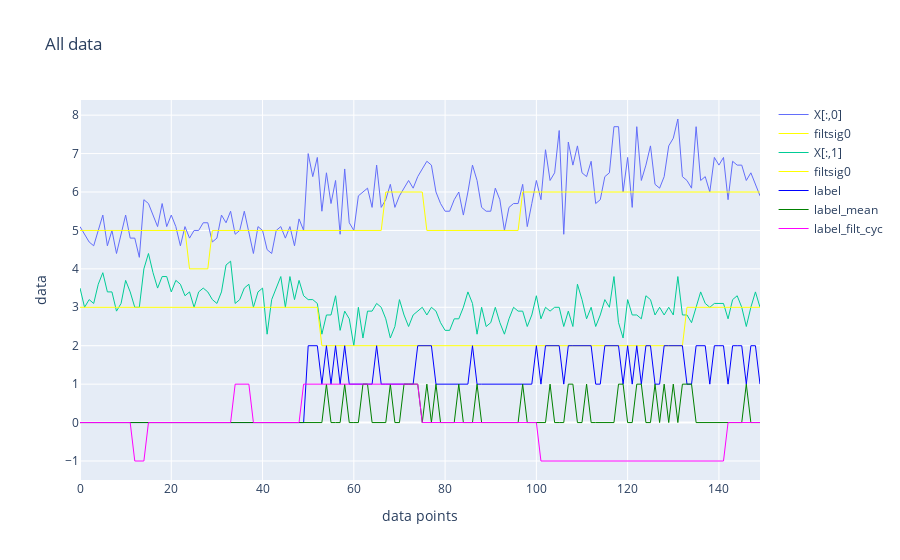

Notebook code cell kept with this figure:
### Markdown cell above
# Visualization of data and labels

### Code cell
import plotly.graph_objects as go
fig = go.Figure()
config = dict({'scrollZoom': True, 'displayModeBar': True, 'editable': True})

xxORG = list(range(X.shape[0]))
for i in range(X.shape[1]):
    fig.add_trace(go.Scatter(x=xxORG, y=X[:,i], name='X[:,%d]' % i,  line=dict(width=1), showlegend=True))
    fig.add_trace(go.Scatter(x=xxORG, y=bin_filtsig[i], name='filtsig0',  line=dict(color='yellow', width=1), showlegend=True))

# Plot unsupervised labels
fig.add_trace(go.Scatter(x=xxORG, y=label, name='label',  line=dict(color='blue', width=1), showlegend=True))
fig.add_trace(go.Scatter(x=xxORG, y=label_mean, name='label_mean',  line=dict(color='green', width=1), showlegend=True))
fig.add_trace(go.Scatter(x=xxORG, y=label_filt_cyc, name='label_filt_cyc',  line=dict(color='magenta', width=1), showlegend=True))

title_str = 'All data'
fig.update_layout(title=title_str, xaxis_title='data points', yaxis_title='data')
fig.show(config=config)

### Figure 1 — Plotly figure (JSON) as saved in the notebook; plotly's stock layout.template omitted (floating-point values rounded to 4 significant figures; data arrays with more than 128 entries replaced by an {"elided": "..."} marker saying what was removed)
{"data": [{"line": {"width": 1}, "name": "X[:,0]", "showlegend": true, "type": "scatter", "x": {"elided": "150 int values"}, "y": {"elided": "150 float values"}}, {"line": {"color": "yellow", "width": 1}, "name": "filtsig0", "showlegend": true, "type": "scatter", "x": {"elided": "150 int values"}, "y": {"elided": "150 int values"}}, {"line": {"width": 1}, "name": "X[:,1]", "showlegend": true, "type": "scatter", "x": {"elided": "150 int values"}, "y": {"elided": "150 float values"}}, {"line": {"color": "yellow", "width": 1}, "name": "filtsig0", "showlegend": true, "type": "scatter", "x": {"elided": "150 int values"}, "y": {"elided": "150 int values"}}, {"line": {"color": "blue", "width": 1}, "name": "label", "showlegend": true, "type": "scatter", "x": {"elided": "150 int values"}, "y": {"elided": "150 int values"}}, {"line": {"color": "green", "width": 1}, "name": "label_mean", "showlegend": true, "type": "scatter", "x": {"elided": "150 int values"}, "y": {"elided": "150 int values"}}, {"line": {"color": "magenta", "width": 1}, "name": "label_filt_cyc", "showlegend": true, "type": "scatter", "x": {"elided": "150 int values"}, "y": {"elided": "150 int values"}}], "layout": {"title": {"text": "All data"}, "xaxis": {"title": {"text": "data points"}}, "yaxis": {"title": {"text": "data"}}}}
